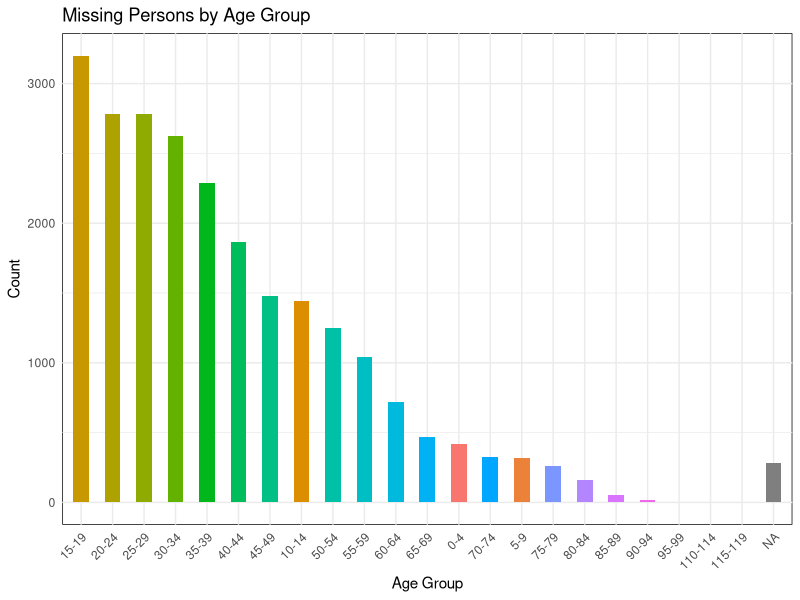
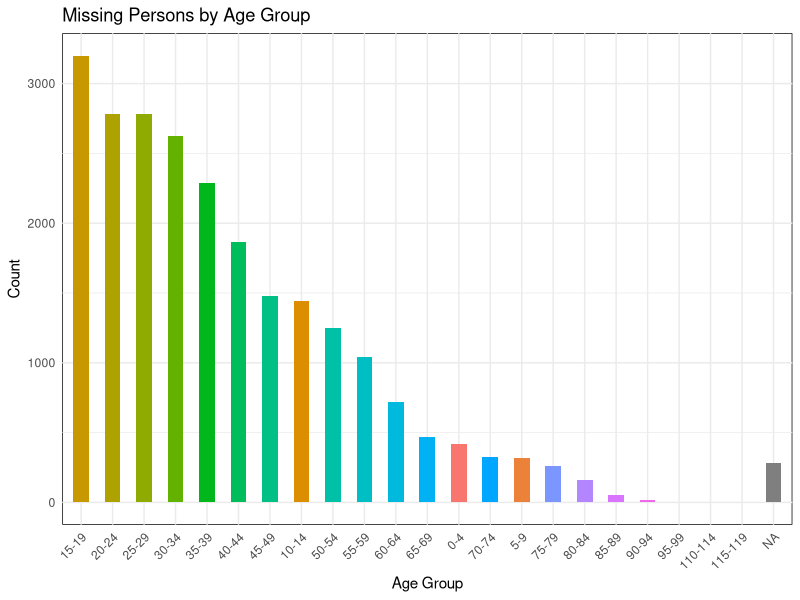

Here is the R script that generated these plots, in order:

library(ggplot2)
library(dplyr)
library(tidyverse)

merged_data <- read.csv("source_data/merged_data.csv")

# Ensure that 'Missing.Age' is a character column
merged_data$Missing.Age <- as.character(merged_data$Missing.Age)

# Create age bins in groups of 5
merged_data$Age_Group <- cut(as.numeric(gsub(" Years", "", merged_data$Missing.Age)), 
                             breaks = seq(0, max(as.numeric(gsub(" Years", "", merged_data$Missing.Age)), na.rm = TRUE) + 5, by = 5),
                             labels = paste0(seq(0, max(as.numeric(gsub(" Years", "", merged_data$Missing.Age)), na.rm = TRUE), by = 5), "-", seq(4, max(as.numeric(gsub(" Years", "", merged_data$Missing.Age)), na.rm = TRUE) + 4, by = 5)))

# Create a data frame with the count of missing persons by age group
missing_by_age_group <- merged_data %>%
  group_by(Age_Group) %>%
  summarise(Count = n())

# Create a bar chart for missing persons by age group
ggplot(missing_by_age_group, aes(x = reorder(Age_Group, -Count), y = Count, fill = Age_Group)) +
  geom_bar(stat = "identity", width = 0.5) +
  labs(title = "Missing Persons by Age Group", x = "Age Group") +  # Set x-axis label
  theme_minimal() +
  theme(axis.text.x = element_text(angle = 45, hjust = 1),
        panel.background = element_rect(fill = "white"))+
  guides(fill = "none")  


# Save the plot as a PNG file in the 'output' folder 
ggsave("output/age_group_figure.png", width = 6, height = 4)
